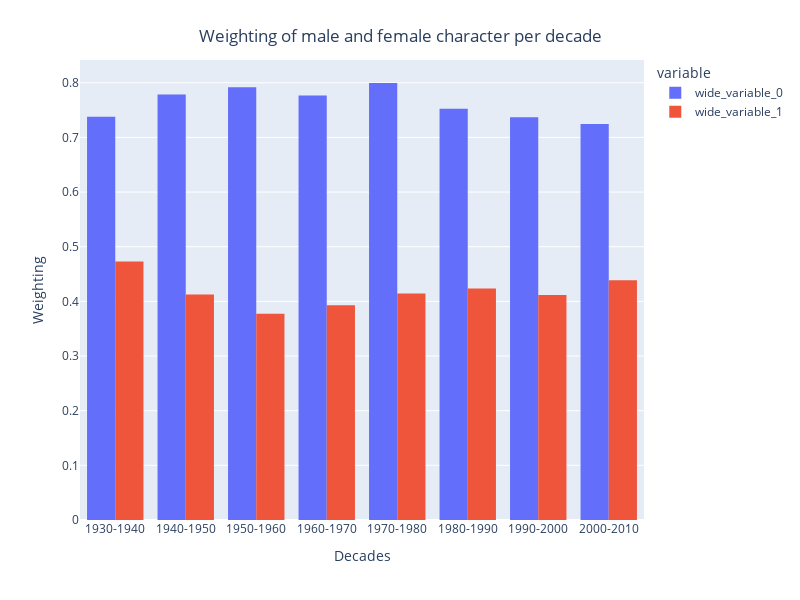

The code cell stored with this chart in its notebook:
### Code cell
#Group by decade and movie and compute the mean weighting for male and female
df = df_character_usa_summary_results
s_m = pd.Series(df[df.Actor_gender=='M'].groupby(['Decade','Wikipedia_movie_ID'])['Weighting'].sum(),name='M')
s_f = pd.Series(df[df.Actor_gender=='F'].groupby(['Decade','Wikipedia_movie_ID'])['Weighting'].sum(),name='F')
df_m=pd.DataFrame(s_m).reset_index()
df_f=pd.DataFrame(s_f).reset_index()
s1 = df_m.groupby('Decade')['M'].mean()
s2 = df_f.groupby('Decade')['F'].mean()
df2=pd.concat([s1,s2],axis=1).reset_index()

#Plot
plot7 = px.histogram(x=decades, y=[df2.M,df2.F], barmode='group', labels={'x':'Decades', 'value':'Weighting'}, width=800, height=600)
title7 = {'text': "Weighting of male and female character per decade", 'y':0.95, 'x':0.5, 'xanchor': 'center', 'yanchor': 'top'}
plot7.for_each_yaxis(lambda a: a.update(title_text=a.title.text.replace("sum of", "")))
plot7.update_layout(title=title7)

### Figure 1 — Plotly figure (JSON) as saved in the notebook; plotly's stock layout.template omitted (floating-point values rounded to 4 significant figures)
{"data": [{"alignmentgroup": "True", "bingroup": "x", "histfunc": "sum", "hovertemplate": "variable=wide_variable_0<br>Decades=%{x}<br>sum of Weighting=%{y}<extra></extra>", "legendgroup": "wide_variable_0", "marker": {"color": "#636efa", "pattern": {"shape": ""}}, "name": "wide_variable_0", "offsetgroup": "wide_variable_0", "orientation": "v", "showlegend": true, "type": "histogram", "x": ["1930-1940", "1940-1950", "1950-1960", "1960-1970", "1970-1980", "1980-1990", "1990-2000", "2000-2010"], "xaxis": "x", "y": [0.7376, 0.7784, 0.7919, 0.7767, 0.7996, 0.7522, 0.7368, 0.7247], "yaxis": "y"}, {"alignmentgroup": "True", "bingroup": "x", "histfunc": "sum", "hovertemplate": "variable=wide_variable_1<br>Decades=%{x}<br>sum of Weighting=%{y}<extra></extra>", "legendgroup": "wide_variable_1", "marker": {"color": "#EF553B", "pattern": {"shape": ""}}, "name": "wide_variable_1", "offsetgroup": "wide_variable_1", "orientation": "v", "showlegend": true, "type": "histogram", "x": ["1930-1940", "1940-1950", "1950-1960", "1960-1970", "1970-1980", "1980-1990", "1990-2000", "2000-2010"], "xaxis": "x", "y": [0.473, 0.4126, 0.3774, 0.3928, 0.4143, 0.4237, 0.4117, 0.4388], "yaxis": "y"}], "layout": {"barmode": "group", "height": 600, "legend": {"title": {"text": "variable"}, "tracegroupgap": 0}, "margin": {"t": 60}, "title": {"text": "Weighting of male and female character per decade", "x": 0.5, "xanchor": "center", "y": 0.95, "yanchor": "top"}, "width": 800, "xaxis": {"anchor": "y", "domain": [0, 1], "title": {"text": "Decades"}}, "yaxis": {"anchor": "x", "domain": [0, 1], "title": {"text": " Weighting"}}}}
